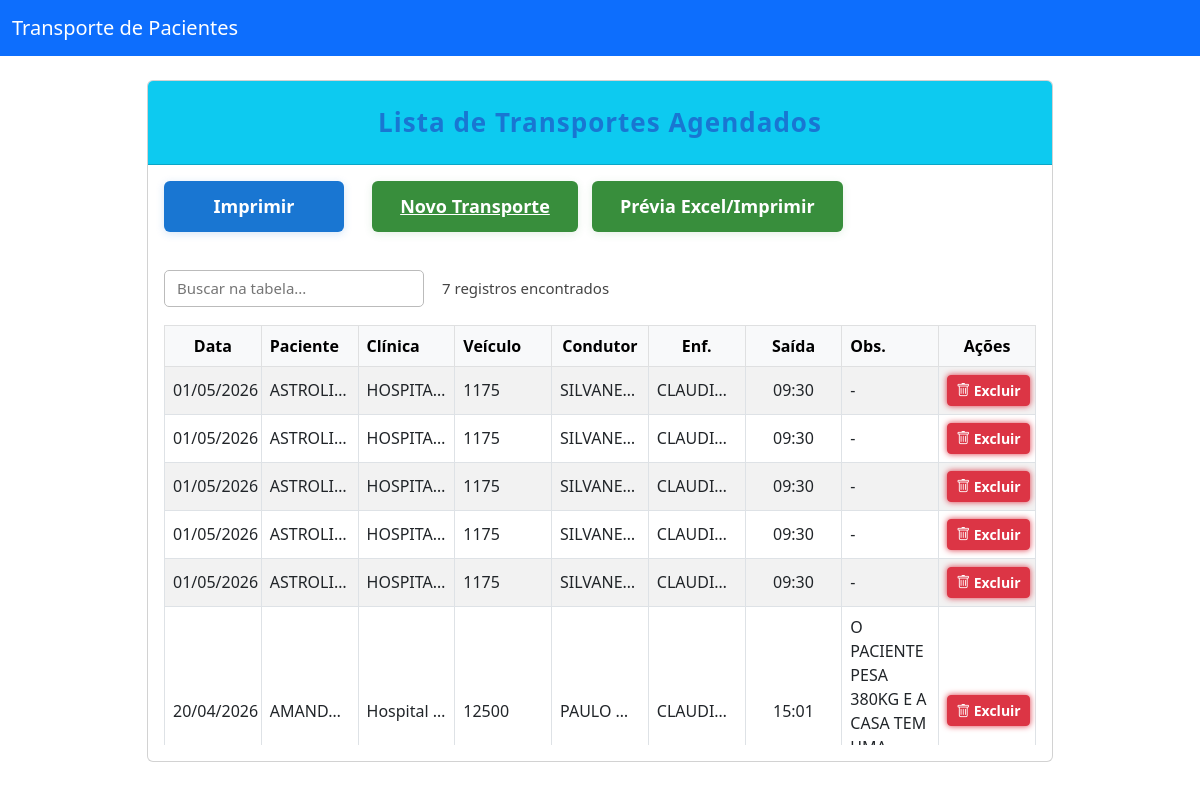
Page /transportes/ on the committed database.
### polls/models.py (models this page shows, shortened)
class Transporte(models.Model):
	paciente = models.ForeignKey('Paciente', on_delete=models.CASCADE, related_name='transportes')
	veiculo = models.ForeignKey('Veiculo', on_delete=models.SET_NULL, null=True, blank=True, related_name='transportes')
	condutor = models.ForeignKey('Condutor', on_delete=models.SET_NULL, null=True, blank=True, related_name='transportes')
	clinica = models.ForeignKey('Clinica', on_delete=models.SET_NULL, null=True, blank=True, related_name='transportes')
	enfermagem = models.ForeignKey('Enfermagem', on_delete=models.SET_NULL, null=True, blank=True, related_name='transportes')
	data_transporte = models.DateField()
	hora_saida = models.TimeField(null=True, blank=True)
	hora_chegada = models.TimeField(null=True, blank=True)
	observacoes = models.TextField(blank=True)

class Paciente(models.Model):
    nome = models.CharField(max_length=100)
    cartao_sis = models.CharField("Cartão SIS", max_length=10, blank=True, help_text="Número do cartão do SUS/SIS de Mogi das Cruzes")
    idade = models.PositiveIntegerField(null=True, blank=True)
    peso = models.DecimalField(max_digits=5, decimal_places=2, null=True, blank=True)
    rua = models.CharField(max_length=100, blank=True)
    numero = models.CharField(max_length=10, blank=True)
    bairro = models.CharField(max_length=100, blank=True)
    cidade = models.CharField(max_length=100, blank=True)
    estado = models.CharField(max_length=2, blank=True, help_text="UF")
    cep = models.CharField(max_length=10, blank=True)
    endereco = models.CharField(max_length=200, blank=True)  # legado, pode ser removido depois
    referencia = models.CharField(max_length=200, blank=True)
    ddd = models.CharField(max_length=2, blank=True, help_text="DDD do telefone")
    telefone = models.CharField(max_length=20, blank=True)
    tratamento = models.CharField(max_length=100, blank=True)
    oxigenio = models.BooleanField(default=False)
    observacoes = models.TextField(blank=True)
    evolucao = models.TextField(blank=True)
    status = models.CharField(max_length=30, blank=True)
    maca = models.BooleanField(default=False, help_text="Paciente usa maca?")
    cadeirante = models.BooleanField(default=False, help_text="Paciente é cadeirante?")
    acompanhante = models.BooleanField(default=False, help_text="Paciente tem acompanhante?")
    data_cadastro = models.DateTimeField(auto_now_add=True, null=True, blank=True, help_text="Data/hora do cadastro do paciente")
    latitude = models.DecimalField(max_digits=9, decimal_places=6, null=True, blank=True, help_text="Latitude do paciente")
    longitude = models.DecimalField(max_digits=9, decimal_places=6, null=True, blank=True, help_text="Longitude do paciente")
    def __str__(self):
        return self.nome

class Clinica(models.Model):
	nome = models.CharField(max_length=100)
	endereco = models.CharField(max_length=200, blank=True)
	bairro = models.CharField(max_length=100, blank=True)
	cidade = models.CharField(max_length=100, blank=True)
	telefone = models.CharField(max_length=20, blank=True)
	latitude = models.DecimalField(max_digits=9, decimal_places=6, null=True, blank=True, help_text="Latitude da clínica")
	longitude = models.DecimalField(max_digits=9, decimal_places=6, null=True, blank=True, help_text="Longitude da clínica")
	def __str__(self):
		return self.nome

class Veiculo(models.Model):
    TIPO_CHOICES = [
        ("ambulancia", "Ambulância Prefeitura"),
        ("van", "Van Terceirizada"),
    ]
    tipo_veiculo = models.CharField(max_length=20, choices=TIPO_CHOICES, default="ambulancia")
    placa = models.CharField(max_length=20, blank=True)
    patrimonio = models.CharField(max_length=30, unique=True, blank=True)
    lotacao = models.PositiveIntegerField(default=1, help_text="Lotação máxima do veículo")
    def __str__(self):
        if self.tipo_veiculo == "ambulancia" and self.patrimonio:
            return f"{self.patrimonio}"

class Condutor(models.Model):
	nome = models.CharField(max_length=100)
	def __str__(self):
		return self.nome

class Enfermagem(models.Model):
    nome = models.CharField(max_length=100, unique=True)
    def __str__(self):
        return self.nome

### polls/views.py (the view)
# urls.py: path('transportes/', views.listar_transportes, name='listar_transportes'),
def listar_transportes(request):
	transportes = Transporte.objects.select_related('paciente', 'veiculo', 'condutor', 'clinica', 'enfermagem').order_by('-data_transporte', '-hora_saida')
	return render(request, 'transporte_pacientes/listar_transportes.html', {'transportes': transportes})

### polls/templates/transporte_pacientes/listar_transportes.html (shortened to what this page needs)
{% extends 'base.html' %}
{% block content %}
<div class="container mt-4">
  <div class="row justify-content-center">
    <div class="col-lg-10 col-md-12 col-12">
      <div class="card mb-4">
        <div class="card-header bg-info text-white">
          <h4 class="mb-0 titulo-impressao">Lista de Transportes Agendados</h4>
        </div>
        <div class="card-body">
          <div id="botoes-acoes" class="no-print" style="margin-bottom: 18px;">
            <button type="button" class="btn-print" onclick="window.print()" aria-hidden="true">Imprimir</button>
            <a href="{% url 'transporte_pacientes:cadastrar_transporte' %}" class="btn-novo" style="margin-left: 10px;">Novo Transporte</a>
            <button type="button" class="btn-novo" style="margin-left: 10px; background: #1976d2; color: #fff;" onclick="abrirModalPrevia()">Prévia Excel/Imprimir</button>
                    <div id="busca-contador-interface" style="margin: 18px 0 8px 0; display: flex; flex-wrap: wrap; align-items: center; gap: 18px;" class="nao-imprimir">
                      <input id="buscaTabelaPrincipal" type="text" placeholder="Buscar na tabela..." style="width:260px; max-width:90vw; padding:6px 12px; border:1px solid #bbb; border-radius:5px; font-size:15px;" oninput="filtrarTabelaPrincipal()">
                      <span id="contagemRegistrosPrincipal" style="font-size:15px; color:#444;"></span>
                    </div>
          </div>
          {% if transportes %}
              <div class="table-responsive" style="width:100%; min-width:0; max-width:100%; overflow-x:auto; max-height:420px; overflow-y:auto;">
                <table class="table table-striped table-bordered align-middle" style="width:100%; min-width:0; max-width:100%; table-layout:fixed;">
                <thead class="table-light">
                  <tr>
                    <th style="min-width:70px; max-width:80px; white-space:nowrap; text-align:center;">Data</th>
                    <th style="min-width:110px; max-width:130px; white-space:nowrap; overflow:hidden; text-overflow:ellipsis;">Paciente</th>
                    <th style="min-width:110px; max-width:130px; white-space:nowrap; overflow:hidden; text-overflow:ellipsis;">Clínica</th>
                    <th style="min-width:90px; max-width:110px; white-space:nowrap; overflow:hidden; text-overflow:ellipsis;">Veículo</th>
                    <th style="min-width:80px; max-width:90px; white-space:nowrap; text-align:center;">Condutor</th>
                    <th style="min-width:60px; max-width:70px; white-space:nowrap; text-align:center;">Enf.</th>
                    <th style="min-width:60px; max-width:70px; white-space:nowrap; text-align:center;">Saída</th>
                    <th style="min-width:90px; max-width:120px; word-break:break-word; text-align:left;">Obs.</th>
                    <th class="acao-coluna no-print" style="min-width:60px; max-width:70px; white-space:nowrap; text-align:center;">Ações</th>
                  </tr>
                </thead>
                <tbody>
                  {% for t in transportes %}
                  <tr>
                    <td style="white-space:nowrap; text-align:center;">{{ t.data_transporte|date:'d/m/Y' }}</td>
                    <td style="white-space:nowrap; overflow:hidden; text-overflow:ellipsis; max-width:130px;" title="{{ t.paciente }}">{{ t.paciente }}</td>
                    <td style="white-space:nowrap; overflow:hidden; text-overflow:ellipsis; max-width:130px;" title="{{ t.clinica }}">{{ t.clinica }}</td>
                    <td style="white-space:nowrap; overflow:hidden; text-overflow:ellipsis; max-width:110px;" title="{{ t.veiculo }}">{{ t.veiculo }}</td>
                    <td style="white-space:nowrap; text-align:center; max-width:90px; overflow:hidden; text-overflow:ellipsis;" title="{{ t.condutor }}">{{ t.condutor }}</td>
                    <td style="white-space:nowrap; text-align:center; max-width:70px; overflow:hidden; text-overflow:ellipsis;" title="{{ t.enfermagem }}">{{ t.enfermagem }}</td>
                    <td style="white-space:nowrap; text-align:center; max-width:70px;">{{ t.hora_saida|default:'-' }}</td>
                    <td style="word-break:break-word; text-align:left; max-width:120px;" title="{{ t.observacoes|default:'-' }}">{{ t.observacoes|default:'-' }}</td>
                    <td class="acao-coluna no-print" style="white-space:nowrap; text-align:center; max-width:70px;">
                      <form method="post" action="/transportes/excluir/{{ t.id }}/" style="display:inline;">
                        <button type="submit" class="btn btn-danger btn-sm" style="font-weight:bold; box-shadow:0 0 6px #dc3545;" onclick="return confirm('Tem certeza que deseja excluir este transporte?');">
                          <span class="bi bi-trash"></span> Excluir
                        </button>
                      </form>
                    </td>
                  </tr>
                  {% endfor %}
                </tbody>
              </table>
            </div>
          {% else %}
            <div class="alert alert-warning">Nenhum transporte cadastrado ainda.</div>
          {% endif %}
        </div>
      </div>
    </div>
  </div>
</div>
{% endblock %}

### polls/templates/transporte_pacientes/listar_transportes.html (style rules this page uses)
.card-header { display: flex !important; justify-content: center !important; align-items: center !important; }
.titulo-impressao { display: inline-block !important; text-align: center !important; font-size: 26px !important; color: #1976d2 !important; font-weight: bold !important; margin-top: 18px !important; margin-bottom: 18px !important; letter-spacing: 1px; width: auto !important; margin-left: 0 !important; margin-right: 0 !important; }
.btn-print { background: #1976d2 !important; color: #fff !important; border: none !important; border-radius: 6px !important; padding: 12px 28px !important; font-size: 18px !important; font-weight: bold !important; box-shadow: 0 2px 8px rgba(25, 118, 210, 0.18) !important; cursor: pointer !important; transition: box-shadow 0.1s, transform 0.1s !important; margin-bottom: 20px !important; margin-right: 14px !important; outline: none !important; display: inline-block !important; min-width: 180px !important; min-height: 48px !important; }
.btn-novo { background: #388e3c !important; color: #fff !important; border: none !important; border-radius: 6px !important; padding: 12px 28px !important; font-size: 18px !important; font-weight: bold !important; box-shadow: 0 2px 8px rgba(56, 142, 60, 0.13) !important; cursor: pointer !important; transition: box-shadow 0.1s, transform 0.1s !important; margin-bottom: 20px !important; margin-right: 0 !important; outline: none !important; display: inline-block !important; min-width: 180px !important; min-height: 48px !important; }

### rows in the picture
Transporte: data_transporte "01/05/2026", paciente "ASTROLI…", clinica "HOSPITA…", veiculo "1175", condutor "SILVANE…", enfermagem "CLAUDIA…", hora_saida "09:30", observacoes "-"
Transporte: data_transporte "01/05/2026", paciente "ASTROLI…", clinica "HOSPITA…", veiculo "1175", condutor "SILVANE…", enfermagem "CLAUDIA…", hora_saida "09:30", observacoes "-"
Transporte: data_transporte "01/05/2026", paciente "ASTROLI…", clinica "HOSPITA…", veiculo "1175", condutor "SILVANE…", enfermagem "CLAUDIA…", hora_saida "09:30", observacoes "-"
Transporte: data_transporte "01/05/2026", paciente "ASTROLI…", clinica "HOSPITA…", veiculo "1175", condutor "SILVANE…", enfermagem "CLAUDIA…", hora_saida "09:30", observacoes "-"
Transporte: data_transporte "01/05/2026", paciente "ASTROLI…", clinica "HOSPITA…", veiculo "1175", condutor "SILVANE…", enfermagem "CLAUDIA…", hora_saida "09:30", observacoes "-"
Transporte: data_transporte "20/04/2026", paciente "AMAND…", clinica "Hospital…", veiculo "12500", condutor "PAULO…", enfermagem "CLAUDIA…", hora_saida "15:01", observacoes "O PACIENTE PESA 380KG E A CASA TEM…"
